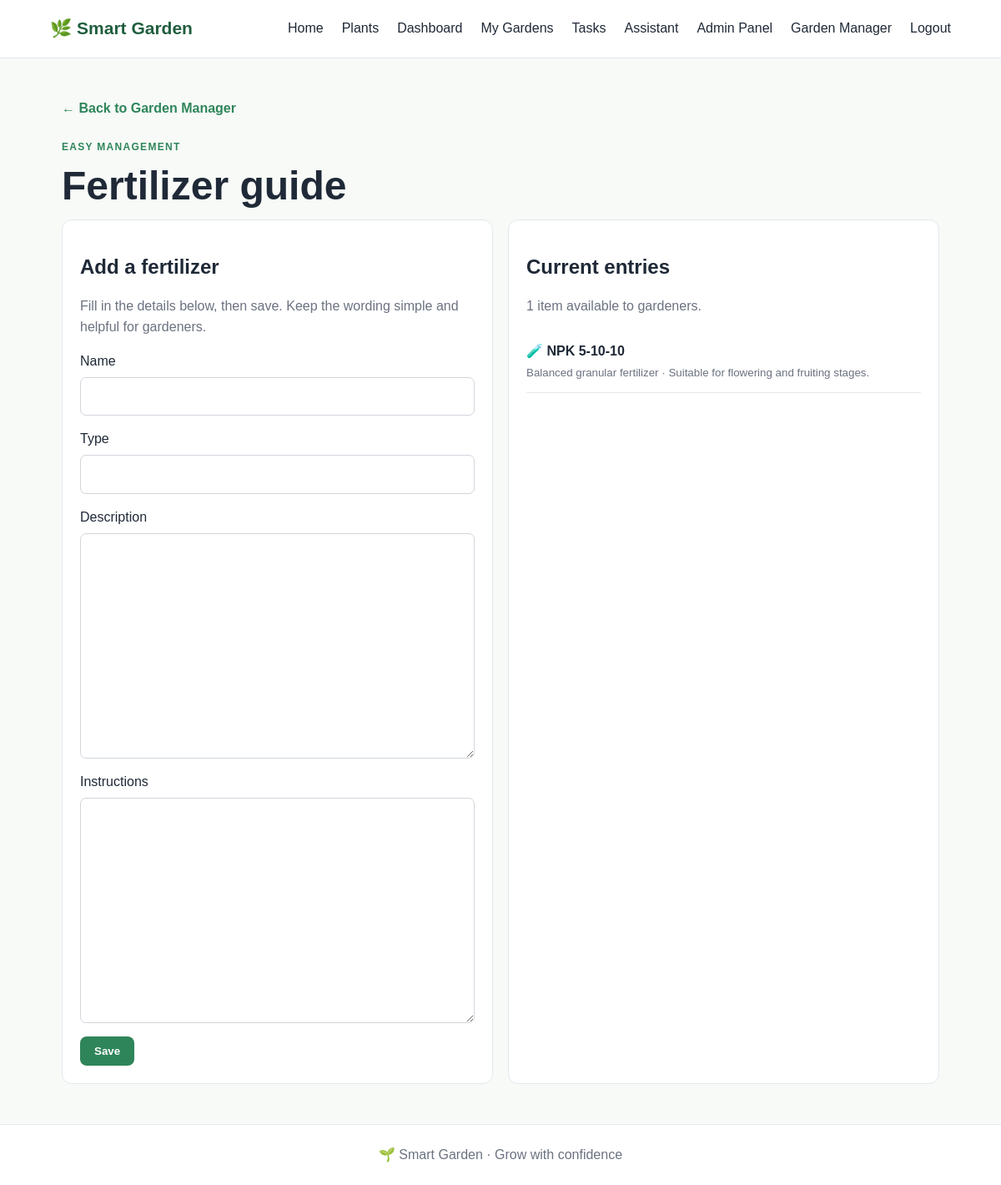
Screenshot of /garden-manager/fertilizers/ (signed in) with the database file from the repository.
### garden/models.py (models this page shows, shortened)
class Fertilizer(models.Model):
    name = models.CharField(max_length=150)
    type = models.CharField(max_length=100)
    description = models.TextField()
    instructions = models.TextField()

### garden/views.py (the view)
# urls.py: path('garden-manager/', views.garden_manager, name='garden_manager'), path('garden-manager/<str:kind>/', views.manager_collection, name='manager_collection'),
@staff_only
def manager_collection(request, kind):
    options = {
        'plants': (Plant, PlantCatalogForm, 'Plant library', 'Add a plant', ('name', 'plant_type', 'suitable_soil')),
        'diseases': (Disease, DiseaseForm, 'Disease advice', 'Add disease advice', ('name', 'symptoms')),
        'fertilizers': (Fertilizer, FertilizerForm, 'Fertilizer guide', 'Add a fertilizer', ('name', 'type', 'description')),
    }
    if kind not in options: return redirect('garden_manager')
    model, form_class, title, button, columns = options[kind]
    form = form_class(request.POST or None)
    if request.method == 'POST' and form.is_valid(): form.save(); return redirect('manager_collection', kind=kind)
    return render(request, 'manager_collection.html', {'form': form, 'items': model.objects.all().order_by('name'), 'title': title, 'button': button, 'columns': columns, 'kind': kind})

### garden/forms.py
class FertilizerForm(forms.ModelForm):
    class Meta:
        model = Fertilizer
        fields = ('name', 'type', 'description', 'instructions')

### garden/context_processors.py (called while the page is built, shortened)
def admin_metrics(request):
    if not request.path.startswith('/admin/'):
        return {}

### templates/manager_collection.html
{% extends 'base.html' %}{% block content %}<a class="back" href="/garden-manager/">← Back to Garden Manager</a><span class="eyebrow">EASY MANAGEMENT</span><h1>{{ title }}</h1><div class="two manager-layout"><section class="card"><h2>{{ button }}</h2><p class="muted">Fill in the details below, then save. Keep the wording simple and helpful for gardeners.</p><form method="post" class="manager-form">{% csrf_token %}{% for field in form %}<p><label for="{{ field.id_for_label }}">{{ field.label }}</label>{{ field }}{% if field.errors %}<span class="field-error">{{ field.errors|striptags }}</span>{% endif %}</p>{% endfor %}<button class="btn">Save</button></form></section><section class="card"><h2>Current entries</h2><p class="muted">{{ items|length }} item{{ items|pluralize }} available to gardeners.</p>{% for item in items %}<div class="manager-item"><b>{% if kind == 'plants' %}🌱{% elif kind == 'diseases' %}🍃{% else %}🧪{% endif %} {{ item.name }}</b>{% if kind == 'plants' %}<small>{{ item.plant_type }} · {{ item.suitable_soil }} soil</small>{% elif kind == 'diseases' %}<small>{{ item.symptoms|truncatechars:80 }}</small>{% else %}<small>{{ item.type }} · {{ item.description|truncatechars:80 }}</small>{% endif %}</div>{% empty %}<p class="muted">No entries yet. Add the first one using the form.</p>{% endfor %}</section></div>{% endblock %}

### static/css/style.css (style rules this page uses)
:root { --primary:#2f855a;--dark:#205e3e;--bg:#f7faf7;--surface:#fff;--text:#1f2937;--muted:#6b7280;--border:#e5e7eb }
* { box-sizing:border-box }
body { margin:0;background:var(--bg);font:16px/1.55 Arial,sans-serif;color:var(--text) }
a { color:var(--primary);text-decoration:none }
.pill,.btn { background:var(--primary);color:white!important;border:0;border-radius:8px;padding:10px 17px;font-weight:bold;cursor:pointer;display:inline-block }
h1 { font-size:clamp(30px,5vw,48px);line-height:1.1;margin:9px 0 14px }
h2 { line-height:1.25 }
.eyebrow { font-size:12px;font-weight:bold;letter-spacing:1.3px;color:var(--primary) }
.features p,.muted { color:var(--muted) }
.card,.empty { background:#fff;border:1px solid var(--border);border-radius:12px;padding:21px }
.two { display:grid;grid-template-columns:1fr 1fr;gap:18px }
.plant i,small { color:var(--muted) }

### static/css/manager.css (style rules this page uses)
.back { display:block;margin-bottom:20px;font-weight:bold }
.manager-form p { display:grid;gap:6px }
.manager-form input,.manager-form select,.manager-form textarea { width:100%;padding:10px;border:1px solid #d1d5db;border-radius:7px;font:inherit }
.manager-item { padding:13px 0;border-bottom:1px solid #e5e7eb }
.manager-item b,.manager-item small { display:block }
.manager-item small { margin-top:3px;color:#6b7280 }

### rows the page displays
Fertilizer: name "NPK 5-10-10", type "Balanced granular fertilizer", description "Suitable for flowering and fruiting stages."

### other values shown
{{ title }} "Fertilizer guide"
{{ button }} "Add a fertilizer"
{{ field.label }} "Name" "Type" "Description" "Instructions"
{{ items|length }} "1"
